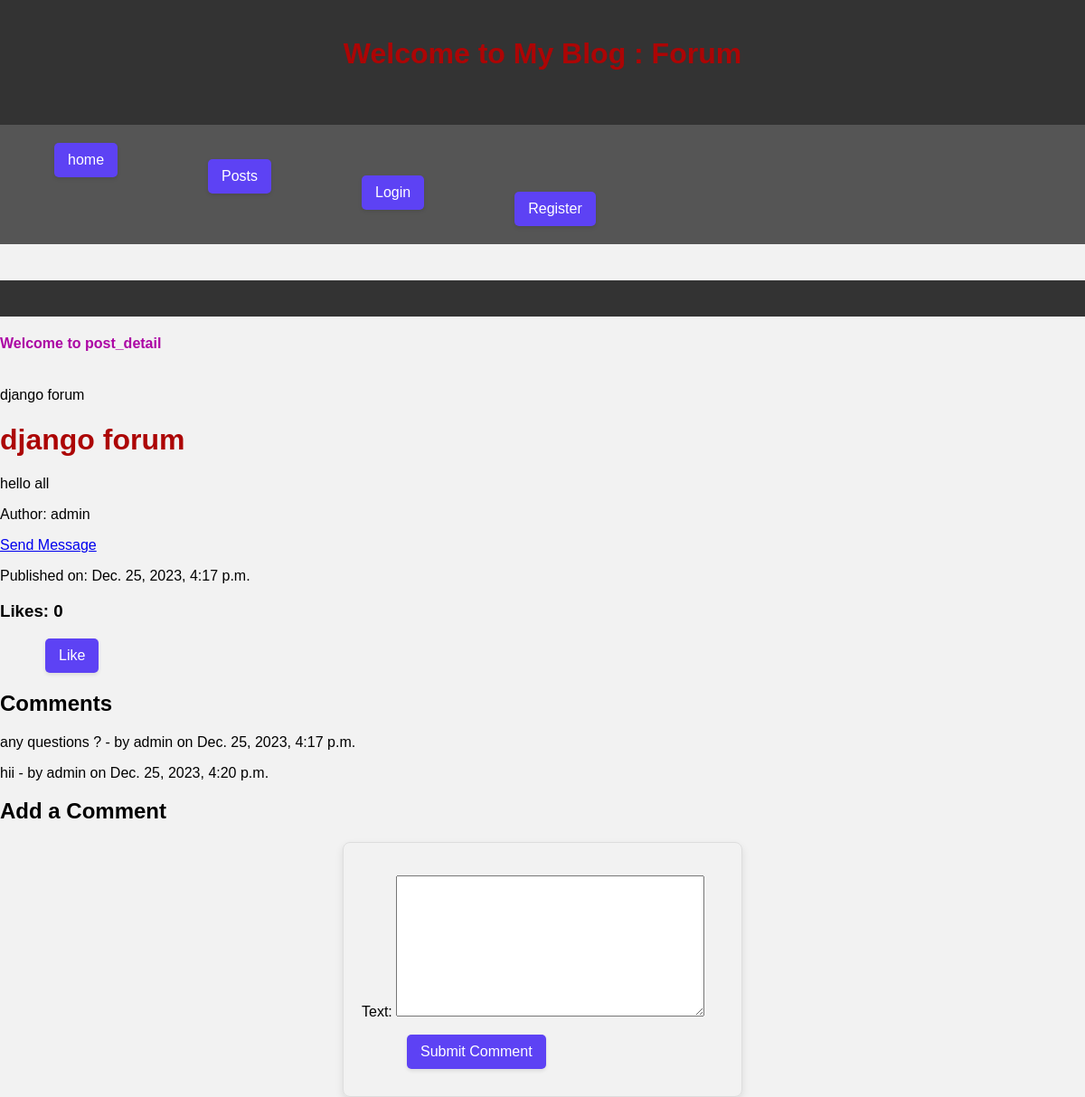
Screenshot of /post/django/ with the database file from the repository.
### gestion_blog/models.py (models this page shows, shortened)
class Post(models.Model):
    title = models.CharField(max_length=200)
    content = models.TextField()
    pub_date = models.DateTimeField(auto_now_add=True)
    author = models.ForeignKey(User, on_delete=models.CASCADE)
    slug = models.SlugField(unique=True)
    likes = models.PositiveIntegerField(default=0)

class Comment(models.Model):
    post = models.ForeignKey(Post, on_delete=models.CASCADE, related_name='comments')
    author = models.ForeignKey(User, on_delete=models.CASCADE)
    text = models.TextField()
    pub_date = models.DateTimeField(auto_now_add=True)
    approved = models.BooleanField(default=True)

### gestion_blog/views.py (the view)
# urls.py: path('post/<slug:slug>/', views.post_detail, name='post_detail'),
def post_detail(request, slug):
    post = get_object_or_404(Post, slug=slug)
    comments = post.comments.filter(approved=True)
    user_likes_post = False
    if request.user.is_authenticated:
        user_likes_post = Like.objects.filter(user=request.user, post=post).exists()
    if request.method == 'POST':
        form = CommentForm(request.POST)
        if form.is_valid():
            new_comment = form.save(commit=False)
            new_comment.post = post
            new_comment.author = request.user  # Assuming you have user authentication
            new_comment.save()
            return redirect('post_detail', slug=slug)
    else:
        form = CommentForm()
    context = {
        'post': post,
        'comments': comments,
        'form': form,
        'user_likes_post': user_likes_post,
    }
    return render(request, 'gestion_blog/post_detail.html', context)

### gestion_blog/forms.py
class CommentForm(forms.ModelForm):
    class Meta:
        model = Comment
        fields = ['text']

### gestion_blog/templates/gestion_blog/post_detail.html (shortened to what this page needs)
{% load static %}
<head>
    <link rel="stylesheet" href="{% static 'gestion_blog/styles.css' %}">
    {% include 'gestion_blog/base.html' %}
</head>
{% block header %}
    <h4> Welcome to post_detail </h4>
{% endblock %}
{% block title %}{{ post.title }}{% endblock %}
{% block content %}
  <h1>{{ post.title }}</h1>
  <p>{{ post.content }}</p>
  <p>Author: {{ post.author.username }}</p>             <a href="{% url 'send_message' recipient_username=user.username %}">Send Message</a>
  <p>Published on: {{ post.pub_date }}</p>
  <h3>Likes: <span id="like-count">{{ post.likes }}</span></h3>
  <button id="like-button">Like</button>
  <h2>Comments</h2>
  {% for comment in comments %}
    <p>{{ comment.text }} - by {{ comment.author.username }} on {{ comment.pub_date }}</p>
  {% endfor %}
  <h2>Add a Comment</h2>
  <form method="post" action="{% url 'add_comment' slug=post.slug %}">
    {{ form.as_p }}
    <button type="submit">Submit Comment</button>
  </form>
{% endblock %}

### gestion_blog/static/gestion_blog/styles.css (style rules this page uses)
body { background-color: #46313171; font-family: 'Arial', sans-serif; }
h1 { color: #ac0505; }
h4 { color: #ac05a4; }
button, input[type="submit"], a.button { display: inline-block; padding: 10px 15px; margin: 10px 50; border: none; border-radius: 5px; background-color: #5d42f4; color: #fff; text-align: center; text-decoration: none; font-size: 16px; cursor: pointer; box-shadow: 0 2px 4px rgba(0, 0, 0, 0.1); display: flex; justify-content: space-between; }
form { max-width: 400px; margin: 0 auto; padding: 20px; border: 1px solid #ddd; border-radius: 8px; box-shadow: 0 4px 8px rgba(0, 0, 0, 0.1); }

### gestion_blog/templates/gestion_blog/base.html (style rules this page uses)
body { font-family: Arial, sans-serif; background-color: #f2f2f2; margin: 0; padding: 0; }

### rows the page displays
Post: title "django forum", content "hello all", author.username "admin", pub_date "Dec. 25, 2023, 4:17 p.m.", likes "0"
Comment: text "any questions ?", author.username "admin", pub_date "Dec. 25, 2023, 4:17 p.m."
Comment: text "hii", author.username "admin", pub_date "Dec. 25, 2023, 4:20 p.m."
